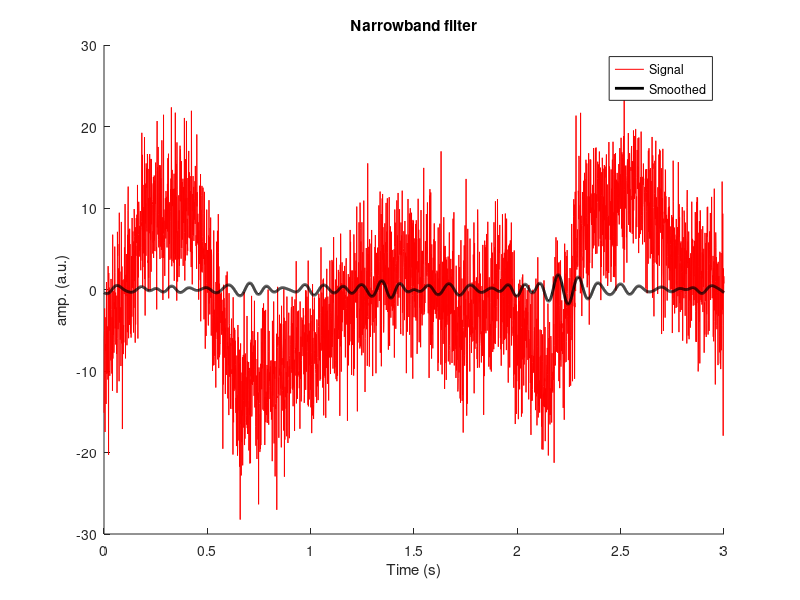
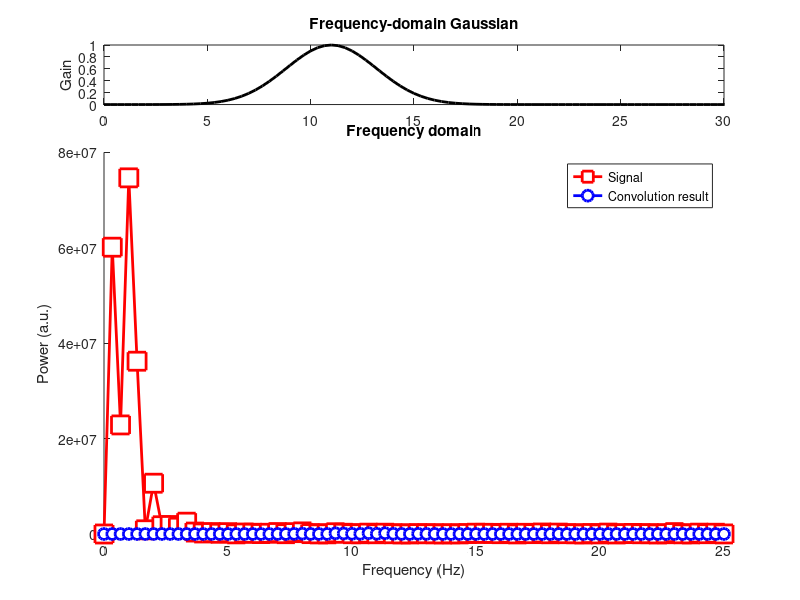

Source code (MATLAB) for these figures, in order:
%% Convolution with frequency-domain Gaussian (narrowband filter)
%% Create the signal
% Create signal
srate = 1000; % Hz
time  = 0:1/srate:3;
n     = length(time);
p     = 15; % poles for random interpolation

% Noise level, measured in standard deviations
noiseamp = 5; 

% Amplitude modulator and noise level
ampl   = interp1(rand(p,1)*30,linspace(1,p,n));
noise  = noiseamp * randn(size(time));
signal = ampl + noise;

% Subtract mean to eliminate DC
signal = signal - mean(signal);

%% Create Gaussian spectral shape
% Specify Gaussian parameters
peakf = 11;
fwhm  = 5.2;

% Vector of frequencies
hz = linspace(0,srate,n);

% Frequency-domain Gaussian
s  = fwhm*(2*pi-1)/(4*pi); % normalized width
x  = hz-peakf;             % shifted frequencies
fx = exp(-.5*(x/s).^2);    % gaussian

%% Now for convolution
% FFTs
dataX = fft(signal);

% IFFT
convres = 2*real( ifft( dataX.*fx ));

% Frequencies vector
hz = linspace(0,srate,n);

%% Plots
%%% Time-domain plot
figure(1), clf, hold on

% Lines
plot(time,signal,'r')
plot(time,convres,'k','linew',2)

% Frills
xlabel('Time (s)'), ylabel('amp. (a.u.)')
legend({'Signal';'Smoothed'})
title('Narrowband filter')

%%% Frequency-domain plot
figure(2), clf

% Plot Gaussian kernel
subplot(511)
plot(hz,fx,'k','linew',2)
set(gca,'xlim',[0 30])
ylabel('Gain')
title('Frequency-domain Gaussian')

% Raw and filtered data spectra
subplot(5,1,[2:5]), hold on
plot(hz,abs(dataX).^2,'rs-','markerfacecolor','w','markersize',13,'linew',2)
plot(hz,abs(dataX.*fx).^2,'bo-','linew',2,'markerfacecolor','w','markersize',8)

% Frills
xlabel('Frequency (Hz)'), ylabel('Power (a.u.)')
legend({'Signal';'Convolution result'})
title('Frequency domain')
set(gca,'xlim',[0 25])

%% end.